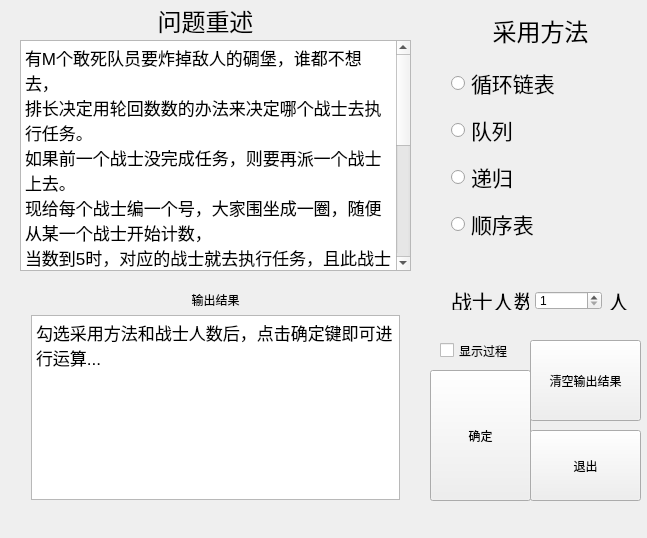
<?xml version="1.0" encoding="UTF-8"?>
<ui version="4.0">
 <class>MainWindow</class>
 <widget class="QMainWindow" name="MainWindow">
  <property name="geometry">
   <rect>
    <x>0</x>
    <y>0</y>
    <width>647</width>
    <height>538</height>
   </rect>
  </property>
  <property name="windowTitle">
   <string>敢死队问题--计科1702金韬</string>
  </property>
  <widget class="QWidget" name="centralWidget">
   <widget class="QWidget" name="gridLayoutWidget">
    <property name="geometry">
     <rect>
      <x>440</x>
      <y>50</y>
      <width>211</width>
      <height>211</height>
     </rect>
    </property>
    <layout class="QGridLayout" name="gridLayout">
     <item row="2" column="0">
      <widget class="QRadioButton" name="Method_3">
       <property name="font">
        <font>
         <pointsize>16</pointsize>
        </font>
       </property>
       <property name="text">
        <string>递归</string>
       </property>
      </widget>
     </item>
     <item row="1" column="0">
      <widget class="QRadioButton" name="Method_2">
       <property name="font">
        <font>
         <family>Microsoft YaHei UI</family>
         <pointsize>16</pointsize>
        </font>
       </property>
       <property name="cursor">
        <cursorShape>PointingHandCursor</cursorShape>
       </property>
       <property name="text">
        <string>队列</string>
       </property>
      </widget>
     </item>
     <item row="0" column="0">
      <widget class="QRadioButton" name="Method_1">
       <property name="font">
        <font>
         <family>Microsoft YaHei UI</family>
         <pointsize>16</pointsize>
        </font>
       </property>
       <property name="cursor">
        <cursorShape>PointingHandCursor</cursorShape>
       </property>
       <property name="text">
        <string>循环链表</string>
       </property>
      </widget>
     </item>
     <item row="3" column="0">
      <widget class="QRadioButton" name="Method_4">
       <property name="font">
        <font>
         <pointsize>16</pointsize>
        </font>
       </property>
       <property name="text">
        <string>顺序表</string>
       </property>
      </widget>
     </item>
    </layout>
   </widget>
   <widget class="QWidget" name="verticalLayoutWidget">
    <property name="geometry">
     <rect>
      <x>20</x>
      <y>280</y>
      <width>391</width>
      <height>231</height>
     </rect>
    </property>
    <layout class="QVBoxLayout">
     <item>
      <widget class="QLabel" name="label">
       <property name="text">
        <string>输出结果</string>
       </property>
       <property name="alignment">
        <set>Qt::AlignCenter</set>
       </property>
      </widget>
     </item>
     <item>
      <widget class="QTextBrowser" name="OutputResult">
       <property name="html">
        <string>&lt;!DOCTYPE HTML PUBLIC &quot;-//W3C//DTD HTML 4.0//EN&quot; &quot;http://www.w3.org/TR/REC-html40/strict.dtd&quot;&gt;
&lt;html&gt;&lt;head&gt;&lt;meta name=&quot;qrichtext&quot; content=&quot;1&quot; /&gt;&lt;style type=&quot;text/css&quot;&gt;
p, li { white-space: pre-wrap; }
&lt;/style&gt;&lt;/head&gt;&lt;body style=&quot; font-family:'.SF NS Text'; font-size:13pt; font-weight:400; font-style:normal;&quot;&gt;
&lt;p style=&quot; margin-top:0px; margin-bottom:0px; margin-left:0px; margin-right:0px; -qt-block-indent:0; text-indent:0px;&quot;&gt;勾选采用方法和战士人数后，点击确定键即可进行运算...&lt;/p&gt;&lt;/body&gt;&lt;/html&gt;</string>
       </property>
      </widget>
     </item>
    </layout>
   </widget>
   <widget class="QWidget" name="horizontalLayoutWidget">
    <property name="geometry">
     <rect>
      <x>440</x>
      <y>280</y>
      <width>200</width>
      <height>41</height>
     </rect>
    </property>
    <layout class="QHBoxLayout" name="horizontalLayout">
     <item>
      <widget class="QLabel" name="label_3">
       <property name="font">
        <font>
         <pointsize>16</pointsize>
        </font>
       </property>
       <property name="text">
        <string>战士人数</string>
       </property>
      </widget>
     </item>
     <item>
      <widget class="QSpinBox" name="NumberChoice">
       <property name="minimum">
        <number>1</number>
       </property>
       <property name="maximum">
        <number>9999999</number>
       </property>
      </widget>
     </item>
     <item>
      <widget class="QLabel" name="label_4">
       <property name="font">
        <font>
         <pointsize>16</pointsize>
        </font>
       </property>
       <property name="text">
        <string>人</string>
       </property>
      </widget>
     </item>
    </layout>
   </widget>
   <widget class="QPushButton" name="pushButton">
    <property name="geometry">
     <rect>
      <x>430</x>
      <y>370</y>
      <width>101</width>
      <height>131</height>
     </rect>
    </property>
    <property name="cursor">
     <cursorShape>PointingHandCursor</cursorShape>
    </property>
    <property name="text">
     <string>确定</string>
    </property>
   </widget>
   <widget class="QLabel" name="label_2">
    <property name="geometry">
     <rect>
      <x>490</x>
      <y>0</y>
      <width>101</width>
      <height>61</height>
     </rect>
    </property>
    <property name="font">
     <font>
      <pointsize>18</pointsize>
     </font>
    </property>
    <property name="text">
     <string>采用方法</string>
    </property>
    <property name="alignment">
     <set>Qt::AlignCenter</set>
    </property>
   </widget>
   <widget class="QLabel" name="label_5">
    <property name="geometry">
     <rect>
      <x>150</x>
      <y>-10</y>
      <width>111</width>
      <height>61</height>
     </rect>
    </property>
    <property name="font">
     <font>
      <pointsize>18</pointsize>
     </font>
    </property>
    <property name="text">
     <string>问题重述</string>
    </property>
    <property name="alignment">
     <set>Qt::AlignCenter</set>
    </property>
   </widget>
   <widget class="QTextBrowser" name="textBrowser_2">
    <property name="geometry">
     <rect>
      <x>20</x>
      <y>40</y>
      <width>391</width>
      <height>231</height>
     </rect>
    </property>
    <property name="html">
     <string>&lt;!DOCTYPE HTML PUBLIC &quot;-//W3C//DTD HTML 4.0//EN&quot; &quot;http://www.w3.org/TR/REC-html40/strict.dtd&quot;&gt;
&lt;html&gt;&lt;head&gt;&lt;meta name=&quot;qrichtext&quot; content=&quot;1&quot; /&gt;&lt;style type=&quot;text/css&quot;&gt;
p, li { white-space: pre-wrap; }
&lt;/style&gt;&lt;/head&gt;&lt;body style=&quot; font-family:'.SF NS Text'; font-size:13pt; font-weight:400; font-style:normal;&quot;&gt;
&lt;p style=&quot; margin-top:0px; margin-bottom:0px; margin-left:0px; margin-right:0px; -qt-block-indent:0; text-indent:0px;&quot;&gt;有M个敢死队员要炸掉敌人的碉堡，谁都不想去，&lt;/p&gt;
&lt;p style=&quot; margin-top:0px; margin-bottom:0px; margin-left:0px; margin-right:0px; -qt-block-indent:0; text-indent:0px;&quot;&gt;排长决定用轮回数数的办法来决定哪个战士去执行任务。&lt;/p&gt;
&lt;p style=&quot; margin-top:0px; margin-bottom:0px; margin-left:0px; margin-right:0px; -qt-block-indent:0; text-indent:0px;&quot;&gt;如果前一个战士没完成任务，则要再派一个战士上去。&lt;/p&gt;
&lt;p style=&quot; margin-top:0px; margin-bottom:0px; margin-left:0px; margin-right:0px; -qt-block-indent:0; text-indent:0px;&quot;&gt;现给每个战士编一个号，大家围坐成一圈，随便从某一个战士开始计数，&lt;/p&gt;
&lt;p style=&quot; margin-top:0px; margin-bottom:0px; margin-left:0px; margin-right:0px; -qt-block-indent:0; text-indent:0px;&quot;&gt;当数到5时，对应的战士就去执行任务，且此战士不再参加下一轮计数。&lt;/p&gt;
&lt;p style=&quot; margin-top:0px; margin-bottom:0px; margin-left:0px; margin-right:0px; -qt-block-indent:0; text-indent:0px;&quot;&gt;如果此战士没完成任务，再从下一个战士开始数数，被数到第5时，&lt;/p&gt;
&lt;p style=&quot; margin-top:0px; margin-bottom:0px; margin-left:0px; margin-right:0px; -qt-block-indent:0; text-indent:0px;&quot;&gt;此战士接着去执行任务。以此类推，直到任务完成为止。&lt;/p&gt;
&lt;p style=&quot; margin-top:0px; margin-bottom:0px; margin-left:0px; margin-right:0px; -qt-block-indent:0; text-indent:0px;&quot;&gt;排长是不愿意去的，假设排长为1号，&lt;/p&gt;
&lt;p style=&quot; margin-top:0px; margin-bottom:0px; margin-left:0px; margin-right:0px; -qt-block-indent:0; text-indent:0px;&quot;&gt;设计程序，&lt;/p&gt;
&lt;p style=&quot; margin-top:0px; margin-bottom:0px; margin-left:0px; margin-right:0px; -qt-block-indent:0; text-indent:0px;&quot;&gt;求出从第几号战士开始计数才能让排长最后一个留下来而不去执行任务。&lt;/p&gt;
&lt;p style=&quot; margin-top:0px; margin-bottom:0px; margin-left:0px; margin-right:0px; -qt-block-indent:0; text-indent:0px;&quot;&gt;要求：至少采用两种不同的数据结构的方法实现。&lt;/p&gt;&lt;/body&gt;&lt;/html&gt;</string>
    </property>
   </widget>
   <widget class="QPushButton" name="pushButton_2">
    <property name="geometry">
     <rect>
      <x>530</x>
      <y>340</y>
      <width>111</width>
      <height>81</height>
     </rect>
    </property>
    <property name="cursor">
     <cursorShape>PointingHandCursor</cursorShape>
    </property>
    <property name="text">
     <string>清空输出结果</string>
    </property>
   </widget>
   <widget class="QPushButton" name="pushButton_3">
    <property name="geometry">
     <rect>
      <x>530</x>
      <y>430</y>
      <width>111</width>
      <height>71</height>
     </rect>
    </property>
    <property name="cursor">
     <cursorShape>PointingHandCursor</cursorShape>
    </property>
    <property name="text">
     <string>退出</string>
    </property>
   </widget>
   <widget class="QCheckBox" name="ShowProcess">
    <property name="geometry">
     <rect>
      <x>440</x>
      <y>330</y>
      <width>81</width>
      <height>41</height>
     </rect>
    </property>
    <property name="text">
     <string>显示过程</string>
    </property>
   </widget>
  </widget>
  <widget class="QMenuBar" name="menuBar">
   <property name="geometry">
    <rect>
     <x>0</x>
     <y>0</y>
     <width>647</width>
     <height>22</height>
    </rect>
   </property>
  </widget>
 </widget>
 <layoutdefault spacing="6" margin="11"/>
 <resources/>
 <connections/>
</ui>
